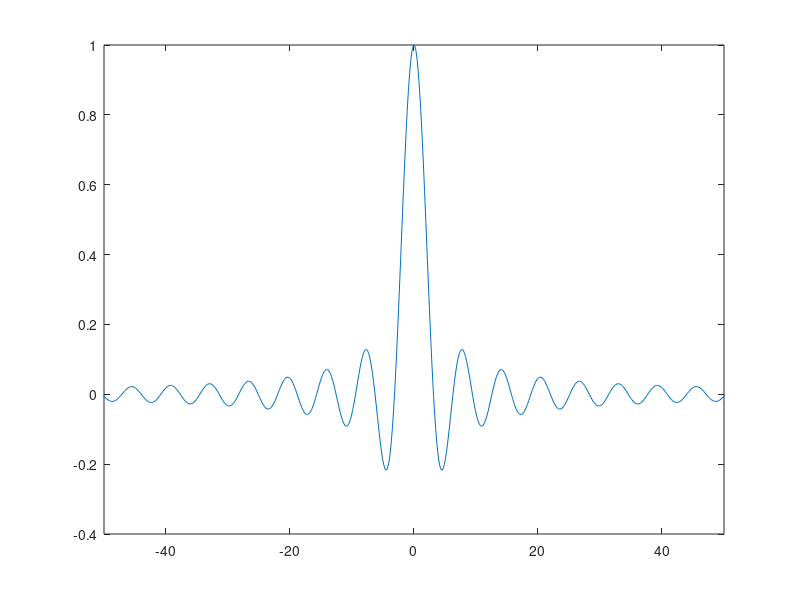

MATLAB code for this plot: (Note: this script raises an error after producing the figure.)
%% Restrict Panning to X-Dimension
% Plot a set of _x_ and _y_ values, and adjust the x-axis limits to narrow the 
% view of the plot. Then replace the default set of interactions with a pan 
% interaction that is restricted to the _x_-dimension. Drag within the plot to pan. 
% Notice that you cannot pan vertically.

x = linspace(-500,500,5000);
y = sin(x)./x;
plot(x,y)
xlim([-50 50])
ax = gca;
ax.Interactions = panInteraction('Dimensions','x');

% Copyright 2018 The MathWorks, Inc.
